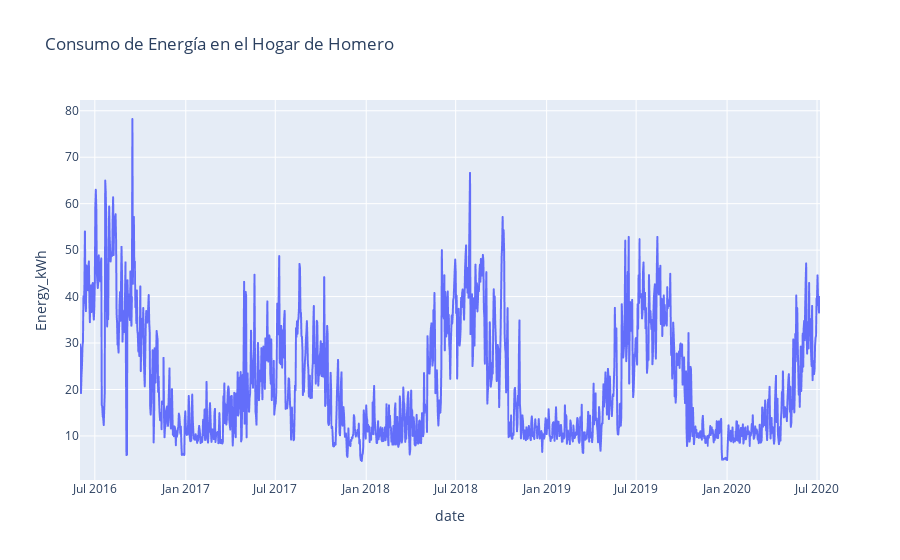

Source (notebook cell):
### Markdown cell above
**Respuesta**:

### Code cell
# Load the data
import pandas as pd
import plotly.express as px

energia_homero = pd.read_csv('energia_homero.csv')

# Transform the 'date' column to datetime format
energia_homero['date'] = pd.to_datetime(energia_homero['date'])

# Visualize the energy consumption using plotly
fig = px.line(energia_homero, x='date', y='Energy_kWh', title='Consumo de Energía en el Hogar de Homero')
fig.show()

### Figure 1 — Plotly figure (JSON) as saved in the notebook; plotly's stock layout.template omitted (floating-point values rounded to 4 significant figures; data arrays with more than 128 entries replaced by an {"elided": "..."} marker saying what was removed)
{"data": [{"hovertemplate": "date=%{x}<br>Energy_kWh=%{y}<extra></extra>", "legendgroup": "", "line": {"color": "#636efa", "dash": "solid"}, "marker": {"symbol": "circle"}, "mode": "lines", "name": "", "showlegend": false, "type": "scattergl", "x": {"elided": "1498 str values"}, "xaxis": "x", "y": {"elided": "1498 float values"}, "yaxis": "y"}], "layout": {"legend": {"tracegroupgap": 0}, "title": {"text": "Consumo de Energía en el Hogar de Homero"}, "xaxis": {"anchor": "y", "domain": [0, 1], "title": {"text": "date"}}, "yaxis": {"anchor": "x", "domain": [0, 1], "title": {"text": "Energy_kWh"}}}}
